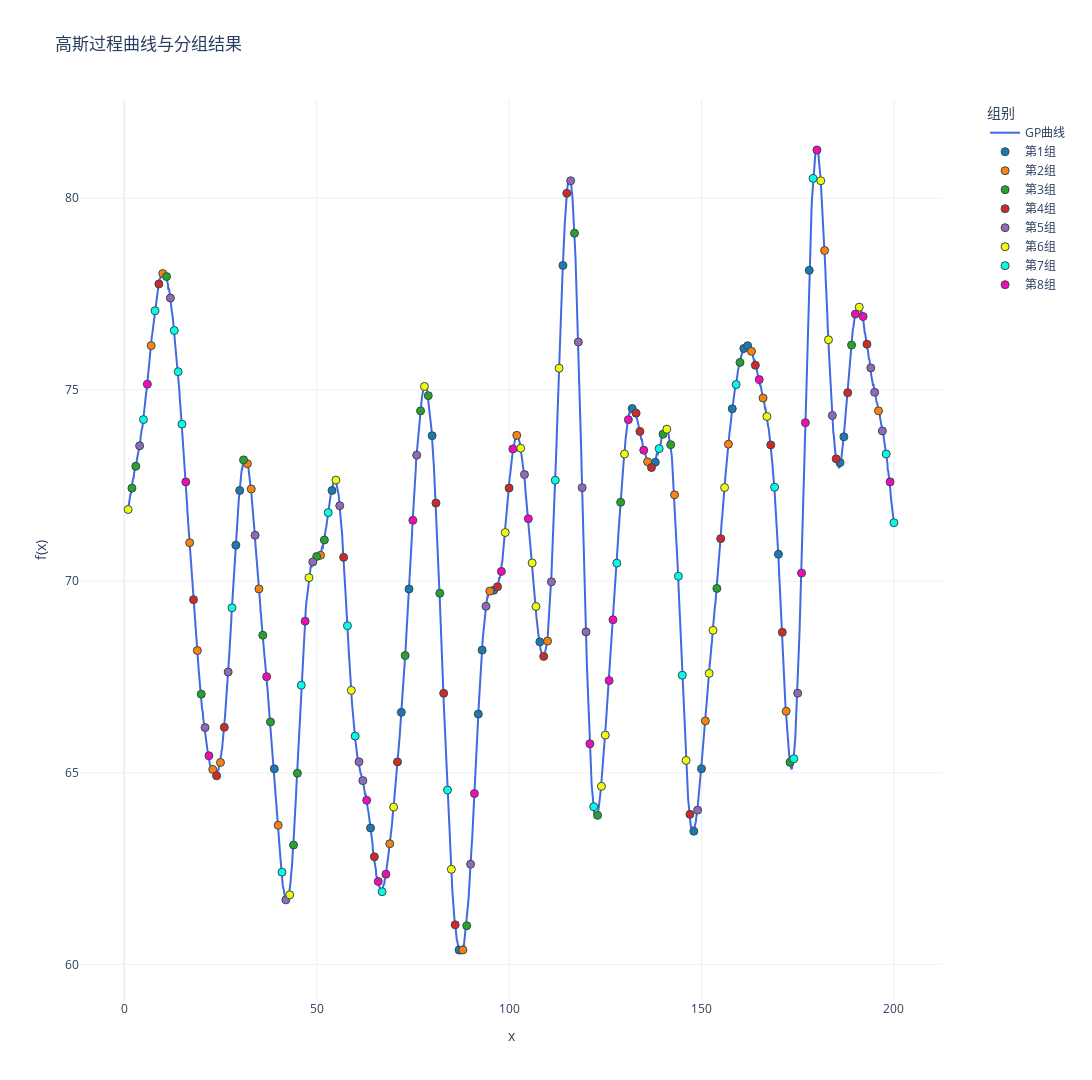

The notebook cell this image was saved under:
### Code cell
import numpy as np
import plotly.graph_objects as go
from sklearn.gaussian_process import GaussianProcessRegressor
from sklearn.gaussian_process.kernels import RBF, ConstantKernel,WhiteKernel

import sys
import os
# 使用当前工作目录
project_root = os.path.dirname(os.getcwd())  # 获取当前目录的父目录
sys.path.insert(0, project_root)
from util.methods import assign_variances

seed = 16
# 定义核函数
kernel = ConstantKernel(25.0) * RBF(length_scale=4.0) + WhiteKernel(1e-3)
gp = GaussianProcessRegressor(kernel=kernel)

x_dense = np.linspace(1, 200, 2000).reshape(-1, 1)

y_dense = gp.sample_y(x_dense, n_samples=1, random_state=seed).flatten() + 70

# 提取整数点对应的y值
integer_points = np.arange(1, 201)
y_integers = y_dense[np.linspace(0, 1999, 200, dtype=int)]

# 计算整数点的协方差矩阵
cov_matrix = kernel(integer_points.reshape(-1,1))

# 计算相关性矩阵
std_dev = np.sqrt(np.diag(cov_matrix))  
corr_matrix = cov_matrix / np.outer(std_dev, std_dev)  

np.savetxt('Sigma1.txt', cov_matrix, 
           fmt='%.6f',
           header=f'高斯过程协方差矩阵(1-50整数点)\n核函数: {kernel}')

np.savetxt('correlation_matrix.txt', corr_matrix,
           fmt='%.6f',
           header=f'高斯过程相关性矩阵(1-50整数点)\n核函数: {kernel}')

np.savetxt('mu.txt', 
           y_integers,
           fmt='%.6f',
           header='真实均值')

# 创建蛇形分配的分组标签
sorted_indices = np.argsort(y_integers)  # 获取y值从小到大的索引
positions = np.arange(200)
round_num = positions // 8  # 每5个点改变一次方向
pos_in_round = positions % 8

# 蛇形分配逻辑：正向(0,1,2,3,4)和反向(4,3,2,1,0)交替
group_assignments = np.where(
    round_num % 2 == 0,
    pos_in_round,       # 正向分配：0,1,2,3,4,5,6,7
    7 - pos_in_round    # 反向分配：7,6,5,4,3,2,1,0
)

group_labels = np.zeros(200, dtype=int)
group_labels[sorted_indices] = group_assignments
group_names = [f"第{i+1}组" for i in range(8)]  # 组别名称

# 创建分组标签 (5组，蛇形分配)
group_labels = np.zeros(200, dtype=int)
for i in range(200):
    round_num = i // 8  # 每5个点一轮
    pos_in_round = i % 8
    
    if round_num % 2 == 0:  # 偶数轮：正向分配
        group = pos_in_round
    else:  # 奇数轮：反向分配
        group = 7 - pos_in_round
    
    group_labels[sorted_indices[i]] = group

group_names = [f"第{i+1}组" for i in range(8)]  # 组别名称

fig = go.Figure()

fig.add_trace(go.Scatter(
    x=x_dense.flatten(), 
    y=y_dense,
    mode='lines',
    name='GP曲线',
    line=dict(color='royalblue', width=2)
))

colors = ['#1f77b4', '#ff7f0e', '#2ca02c', '#d62728', '#9467bd', '#f5fa07', '#07faec', '#f808b9']  # 8种不同颜色
for group in range(8):
    mask = (group_labels == group)
    fig.add_trace(go.Scatter(
        x=integer_points[mask],
        y=y_integers[mask],
        mode='markers',
        name=group_names[group],
        marker=dict(
            color=colors[group],
            size=8,
            line=dict(width=1, color='DarkSlateGrey')
    )))

fig.update_layout(
    title='高斯过程曲线与分组结果',
    xaxis_title='x',
    yaxis_title='f(x)',
    template='plotly_white',
    height=1080,
    width=1920,
    legend=dict(
        title='组别',
        x=1.05,
        y=1,
        xanchor='left',
        yanchor='top',
        bgcolor='rgba(255,255,255,0.8)'
    ),
    margin=dict(r=150) 
)

fig.show()

### Figure 1 — Plotly figure (JSON) as saved in the notebook; plotly's stock layout.template omitted (floating-point values rounded to 4 significant figures; data arrays with more than 128 entries replaced by an {"elided": "..."} marker saying what was removed)
{"data": [{"line": {"color": "royalblue", "width": 2}, "mode": "lines", "name": "GP曲线", "type": "scatter", "x": {"elided": "2000 float values"}, "y": {"elided": "2000 float values"}}, {"marker": {"color": "#1f77b4", "line": {"color": "DarkSlateGrey", "width": 1}, "size": 8}, "mode": "markers", "name": "第1组", "type": "scatter", "x": [29, 30, 39, 54, 64, 72, 74, 80, 87, 92, 93, 96, 108, 114, 132, 138, 148, 150, 158, 161, 162, 170, 178, 186, 187], "y": [70.94, 72.37, 65.1, 72.37, 63.56, 66.58, 69.8, 73.8, 60.37, 66.53, 68.2, 69.76, 68.42, 78.24, 74.51, 73.11, 63.47, 65.11, 74.5, 76.08, 76.15, 70.7, 78.12, 73.1, 73.77]}, {"marker": {"color": "#ff7f0e", "line": {"color": "DarkSlateGrey", "width": 1}, "size": 8}, "mode": "markers", "name": "第2组", "type": "scatter", "x": [7, 10, 17, 19, 23, 25, 32, 33, 35, 40, 51, 69, 88, 95, 102, 110, 136, 143, 151, 157, 163, 166, 172, 182, 196], "y": [76.15, 78.03, 71.01, 68.19, 65.09, 65.27, 73.07, 72.41, 69.8, 63.63, 70.68, 63.15, 60.38, 69.74, 73.81, 68.44, 73.12, 72.26, 66.35, 73.58, 76.0, 74.78, 66.61, 78.63, 74.45]}, {"marker": {"color": "#2ca02c", "line": {"color": "DarkSlateGrey", "width": 1}, "size": 8}, "mode": "markers", "name": "第3组", "type": "scatter", "x": [2, 3, 11, 20, 31, 36, 38, 44, 45, 50, 52, 73, 77, 79, 82, 89, 117, 123, 129, 140, 142, 154, 160, 173, 189], "y": [72.43, 73.0, 77.95, 67.05, 73.17, 68.59, 66.33, 63.11, 64.99, 70.65, 71.08, 68.06, 74.45, 74.84, 69.69, 61.01, 79.08, 63.89, 72.06, 73.84, 73.56, 69.81, 75.71, 65.28, 76.17]}, {"marker": {"color": "#d62728", "line": {"color": "DarkSlateGrey", "width": 1}, "size": 8}, "mode": "markers", "name": "第4组", "type": "scatter", "x": [9, 18, 24, 26, 57, 65, 71, 81, 83, 86, 97, 100, 109, 115, 133, 134, 137, 147, 155, 164, 168, 171, 185, 188, 193], "y": [77.76, 69.52, 64.92, 66.19, 70.62, 62.81, 65.29, 72.04, 67.08, 61.03, 69.86, 72.43, 68.04, 80.13, 74.39, 73.91, 72.97, 63.92, 71.11, 75.64, 73.56, 68.67, 73.2, 74.92, 76.19]}, {"marker": {"color": "#9467bd", "line": {"color": "DarkSlateGrey", "width": 1}, "size": 8}, "mode": "markers", "name": "第5组", "type": "scatter", "x": [4, 12, 21, 27, 34, 42, 49, 56, 61, 62, 76, 90, 94, 104, 111, 116, 118, 119, 120, 149, 175, 184, 194, 195, 197], "y": [73.54, 77.39, 66.18, 67.63, 71.2, 61.68, 70.5, 71.97, 65.29, 64.8, 73.29, 62.61, 69.35, 72.79, 69.98, 80.45, 76.25, 72.44, 68.68, 64.03, 67.08, 74.33, 75.57, 74.93, 73.92]}, {"marker": {"color": "#f5fa07", "line": {"color": "DarkSlateGrey", "width": 1}, "size": 8}, "mode": "markers", "name": "第6组", "type": "scatter", "x": [1, 43, 48, 55, 59, 70, 78, 85, 99, 103, 106, 107, 113, 124, 125, 130, 141, 146, 152, 153, 156, 167, 181, 183, 191], "y": [71.87, 61.81, 70.09, 72.64, 67.15, 64.11, 75.09, 62.48, 71.27, 73.47, 70.48, 69.34, 75.56, 64.65, 65.98, 73.32, 73.97, 65.32, 67.59, 68.72, 72.45, 74.3, 80.45, 76.3, 77.15]}, {"marker": {"color": "#07faec", "line": {"color": "DarkSlateGrey", "width": 1}, "size": 8}, "mode": "markers", "name": "第7组", "type": "scatter", "x": [5, 8, 13, 14, 15, 28, 41, 46, 53, 58, 60, 67, 84, 112, 122, 128, 139, 144, 145, 159, 169, 174, 179, 198, 200], "y": [74.22, 77.06, 76.55, 75.47, 74.1, 69.31, 62.41, 67.29, 71.79, 68.84, 65.96, 61.9, 64.55, 72.64, 64.12, 70.47, 73.46, 70.13, 67.55, 75.13, 72.46, 65.37, 80.52, 73.32, 71.53]}, {"marker": {"color": "#f808b9", "line": {"color": "DarkSlateGrey", "width": 1}, "size": 8}, "mode": "markers", "name": "第8组", "type": "scatter", "x": [6, 16, 22, 37, 47, 63, 66, 68, 75, 91, 98, 101, 105, 121, 126, 127, 131, 135, 165, 176, 177, 180, 190, 192, 199], "y": [75.14, 72.59, 65.44, 67.51, 68.96, 64.28, 62.16, 62.35, 71.59, 64.46, 70.26, 73.45, 71.63, 65.76, 67.41, 69.0, 74.22, 73.42, 75.26, 70.21, 74.14, 81.26, 76.97, 76.91, 72.59]}], "layout": {"height": 1080, "legend": {"bgcolor": "rgba(255,255,255,0.8)", "title": {"text": "组别"}, "x": 1.05, "xanchor": "left", "y": 1, "yanchor": "top"}, "margin": {"r": 150}, "title": {"text": "高斯过程曲线与分组结果"}, "width": 1920, "xaxis": {"title": {"text": "x"}}, "yaxis": {"title": {"text": "f(x)"}}}}
